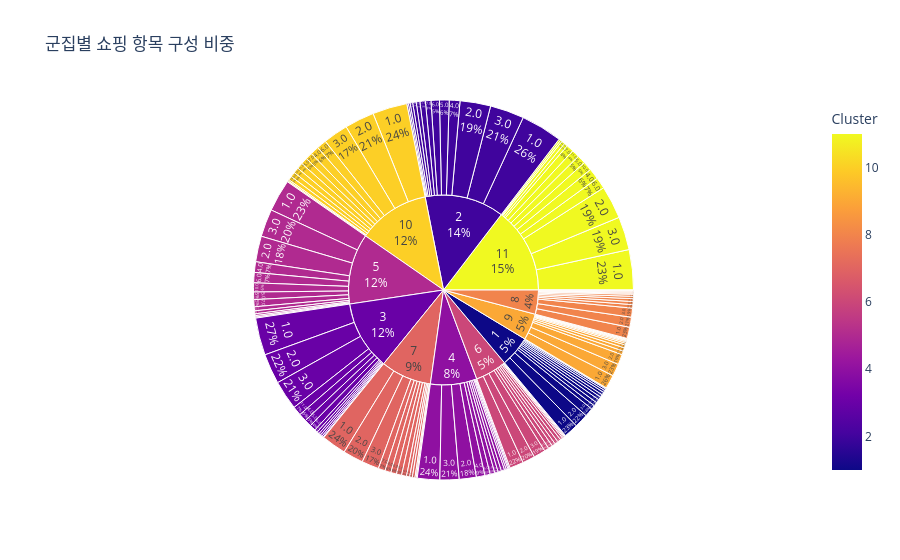

The code cell stored with this chart in its notebook:
### Markdown cell above
### 쇼핑 항목

### Code cell
import pandas as pd
import plotly.express as px

def plot_shopping_sunburst(df):
    # 1. 쇼핑 관련 컬럼 리스트 생성 (문10-2. 쇼핑 항목_1 ~ 13)
    shopping_cols = [f'문10-2. 쇼핑 항목_{i}' for i in range(1, 14)]

    # 2. 필요한 컬럼만 추출 (Cluster와 쇼핑 항목들)
    # Cluster와 '방문 지역 수' 등 수치 데이터가 있다면 포함
    df_shopping = df[['Cluster'] + shopping_cols].copy()

    # 3. Wide to Long 변환 (여러 컬럼을 하나의 열로 합침)
    df_long = df_shopping.melt(id_vars=['Cluster'],
                               value_vars=shopping_cols,
                               value_name='쇼핑항목_값')

    # 4. 결측치(null) 제거 (선택하지 않은 항목 제외)
    df_long = df_long.dropna(subset=['쇼핑항목_값'])

    # (선택사항) 숫자형 값을 실제 텍스트 라벨로 매핑하고 싶다면 딕셔너리를 활용하세요
    # mapping = {1: '화장품', 2: '의류', ...}
    # df_long['쇼핑항목_값'] = df_long['쇼핑항목_값'].map(mapping)

    # 5. Sunburst 시각화
    fig = px.sunburst(df_long,
                      path=['Cluster', '쇼핑항목_값'],
                      color='Cluster',
                      title="군집별 쇼핑 항목 구성 비중")

    fig.update_traces(textinfo="label+percent parent")
    fig.show()

# 함수 실행
plot_shopping_sunburst(df)

### Figure 1 — Plotly figure (JSON) as saved in the notebook; plotly's stock layout.template omitted (floating-point values rounded to 4 significant figures; data arrays with more than 128 entries replaced by an {"elided": "..."} marker saying what was removed)
{"data": [{"branchvalues": "total", "customdata": {"elided": "154x1 int values"}, "domain": {"x": [0, 1], "y": [0, 1]}, "hovertemplate": "labels=%{label}<br>count=%{value}<br>parent=%{parent}<br>id=%{id}<br>Cluster=%{color}<extra></extra>", "ids": {"elided": "154 str values"}, "labels": {"elided": "154 str values"}, "marker": {"coloraxis": "coloraxis", "colors": {"elided": "154 int values"}}, "name": "", "parents": {"elided": "154 str values"}, "textinfo": "label+percent parent", "type": "sunburst", "values": {"elided": "154 int values"}}], "layout": {"coloraxis": {"colorbar": {"title": {"text": "Cluster"}}, "colorscale": [[0, "#0d0887"], [0.1111, "#46039f"], [0.2222, "#7201a8"], [0.3333, "#9c179e"], [0.4444, "#bd3786"], [0.5556, "#d8576b"], [0.6667, "#ed7953"], [0.7778, "#fb9f3a"], [0.8889, "#fdca26"], [1, "#f0f921"]]}, "legend": {"tracegroupgap": 0}, "title": {"text": "군집별 쇼핑 항목 구성 비중"}}}
